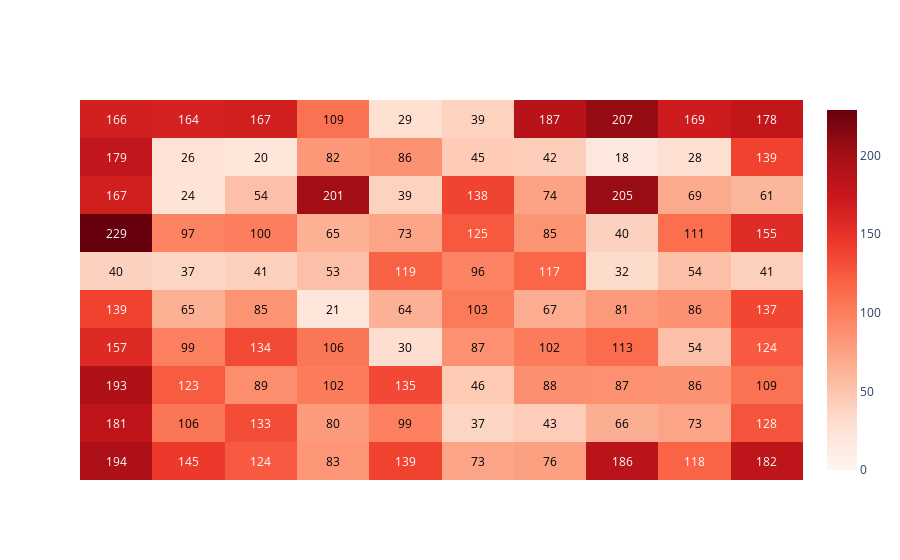

The notebook cell this image was saved under:
### Code cell
main_map = GEMA.Map(train_x_rsh,
                    10,
                    10000,
                    initial_lr=0.1,
                    initial_neighbourhood=0,
                    distance='euclidean',
                    use_decay=False,
                    normalization='none',
                    presentation='random',
                    weights='random')
main_classification = GEMA.Classification(main_map, train, tagged=1)
GEMA.Visualization.heat_map(main_classification)

### Figure 1 — Plotly figure (JSON) as saved in the notebook; plotly's stock layout.template omitted (floating-point values rounded to 4 significant figures)
{"data": [{"colorscale": [[0, "rgb(255,245,240)"], [0.125, "rgb(254,224,210)"], [0.25, "rgb(252,187,161)"], [0.375, "rgb(252,146,114)"], [0.5, "rgb(251,106,74)"], [0.625, "rgb(239,59,44)"], [0.75, "rgb(203,24,29)"], [0.875, "rgb(165,15,21)"], [1, "rgb(103,0,13)"]], "reversescale": false, "showscale": true, "type": "heatmap", "z": [[194, 145, 124, 83, 139, 73, 76, 186, 118, 182], [181, 106, 133, 80, 99, 37, 43, 66, 73, 128], [193, 123, 89, 102, 135, 46, 88, 87, 86, 109], [157, 99, 134, 106, 30, 87, 102, 113, 54, 124], [139, 65, 85, 21, 64, 103, 67, 81, 86, 137], [40, 37, 41, 53, 119, 96, 117, 32, 54, 41], [229, 97, 100, 65, 73, 125, 85, 40, 111, 155], [167, 24, 54, 201, 39, 138, 74, 205, 69, 61], [179, 26, 20, 82, 86, 45, 42, 18, 28, 139], [166, 164, 167, 109, 29, 39, 187, 207, 169, 178]], "zmax": 229, "zmin": 0}], "layout": {"annotations": [{"font": {"color": "#FFFFFF"}, "showarrow": false, "text": "194", "x": 0, "xref": "x", "y": 0, "yref": "y"}, {"font": {"color": "#FFFFFF"}, "showarrow": false, "text": "145", "x": 1, "xref": "x", "y": 0, "yref": "y"}, {"font": {"color": "#FFFFFF"}, "showarrow": false, "text": "124", "x": 2, "xref": "x", "y": 0, "yref": "y"}, {"font": {"color": "#000000"}, "showarrow": false, "text": "83", "x": 3, "xref": "x", "y": 0, "yref": "y"}, {"font": {"color": "#FFFFFF"}, "showarrow": false, "text": "139", "x": 4, "xref": "x", "y": 0, "yref": "y"}, {"font": {"color": "#000000"}, "showarrow": false, "text": "73", "x": 5, "xref": "x", "y": 0, "yref": "y"}, {"font": {"color": "#000000"}, "showarrow": false, "text": "76", "x": 6, "xref": "x", "y": 0, "yref": "y"}, {"font": {"color": "#FFFFFF"}, "showarrow": false, "text": "186", "x": 7, "xref": "x", "y": 0, "yref": "y"}, {"font": {"color": "#FFFFFF"}, "showarrow": false, "text": "118", "x": 8, "xref": "x", "y": 0, "yref": "y"}, {"font": {"color": "#FFFFFF"}, "showarrow": false, "text": "182", "x": 9, "xref": "x", "y": 0, "yref": "y"}, {"font": {"color": "#FFFFFF"}, "showarrow": false, "text": "181", "x": 0, "xref": "x", "y": 1, "yref": "y"}, {"font": {"color": "#000000"}, "showarrow": false, "text": "106", "x": 1, "xref": "x", "y": 1, "yref": "y"}, {"font": {"color": "#FFFFFF"}, "showarrow": false, "text": "133", "x": 2, "xref": "x", "y": 1, "yref": "y"}, {"font": {"color": "#000000"}, "showarrow": false, "text": "80", "x": 3, "xref": "x", "y": 1, "yref": "y"}, {"font": {"color": "#000000"}, "showarrow": false, "text": "99", "x": 4, "xref": "x", "y": 1, "yref": "y"}, {"font": {"color": "#000000"}, "showarrow": false, "text": "37", "x": 5, "xref": "x", "y": 1, "yref": "y"}, {"font": {"color": "#000000"}, "showarrow": false, "text": "43", "x": 6, "xref": "x", "y": 1, "yref": "y"}, {"font": {"color": "#000000"}, "showarrow": false, "text": "66", "x": 7, "xref": "x", "y": 1, "yref": "y"}, {"font": {"color": "#000000"}, "showarrow": false, "text": "73", "x": 8, "xref": "x", "y": 1, "yref": "y"}, {"font": {"color": "#FFFFFF"}, "showarrow": false, "text": "128", "x": 9, "xref": "x", "y": 1, "yref": "y"}, {"font": {"color": "#FFFFFF"}, "showarrow": false, "text": "193", "x": 0, "xref": "x", "y": 2, "yref": "y"}, {"font": {"color": "#FFFFFF"}, "showarrow": false, "text": "123", "x": 1, "xref": "x", "y": 2, "yref": "y"}, {"font": {"color": "#000000"}, "showarrow": false, "text": "89", "x": 2, "xref": "x", "y": 2, "yref": "y"}, {"font": {"color": "#000000"}, "showarrow": false, "text": "102", "x": 3, "xref": "x", "y": 2, "yref": "y"}, {"font": {"color": "#FFFFFF"}, "showarrow": false, "text": "135", "x": 4, "xref": "x", "y": 2, "yref": "y"}, {"font": {"color": "#000000"}, "showarrow": false, "text": "46", "x": 5, "xref": "x", "y": 2, "yref": "y"}, {"font": {"color": "#000000"}, "showarrow": false, "text": "88", "x": 6, "xref": "x", "y": 2, "yref": "y"}, {"font": {"color": "#000000"}, "showarrow": false, "text": "87", "x": 7, "xref": "x", "y": 2, "yref": "y"}, {"font": {"color": "#000000"}, "showarrow": false, "text": "86", "x": 8, "xref": "x", "y": 2, "yref": "y"}, {"font": {"color": "#000000"}, "showarrow": false, "text": "109", "x": 9, "xref": "x", "y": 2, "yref": "y"}, {"font": {"color": "#FFFFFF"}, "showarrow": false, "text": "157", "x": 0, "xref": "x", "y": 3, "yref": "y"}, {"font": {"color": "#000000"}, "showarrow": false, "text": "99", "x": 1, "xref": "x", "y": 3, "yref": "y"}, {"font": {"color": "#FFFFFF"}, "showarrow": false, "text": "134", "x": 2, "xref": "x", "y": 3, "yref": "y"}, {"font": {"color": "#000000"}, "showarrow": false, "text": "106", "x": 3, "xref": "x", "y": 3, "yref": "y"}, {"font": {"color": "#000000"}, "showarrow": false, "text": "30", "x": 4, "xref": "x", "y": 3, "yref": "y"}, {"font": {"color": "#000000"}, "showarrow": false, "text": "87", "x": 5, "xref": "x", "y": 3, "yref": "y"}, {"font": {"color": "#000000"}, "showarrow": false, "text": "102", "x": 6, "xref": "x", "y": 3, "yref": "y"}, {"font": {"color": "#000000"}, "showarrow": false, "text": "113", "x": 7, "xref": "x", "y": 3, "yref": "y"}, {"font": {"color": "#000000"}, "showarrow": false, "text": "54", "x": 8, "xref": "x", "y": 3, "yref": "y"}, {"font": {"color": "#FFFFFF"}, "showarrow": false, "text": "124", "x": 9, "xref": "x", "y": 3, "yref": "y"}, {"font": {"color": "#FFFFFF"}, "showarrow": false, "text": "139", "x": 0, "xref": "x", "y": 4, "yref": "y"}, {"font": {"color": "#000000"}, "showarrow": false, "text": "65", "x": 1, "xref": "x", "y": 4, "yref": "y"}, {"font": {"color": "#000000"}, "showarrow": false, "text": "85", "x": 2, "xref": "x", "y": 4, "yref": "y"}, {"font": {"color": "#000000"}, "showarrow": false, "text": "21", "x": 3, "xref": "x", "y": 4, "yref": "y"}, {"font": {"color": "#000000"}, "showarrow": false, "text": "64", "x": 4, "xref": "x", "y": 4, "yref": "y"}, {"font": {"color": "#000000"}, "showarrow": false, "text": "103", "x": 5, "xref": "x", "y": 4, "yref": "y"}, {"font": {"color": "#000000"}, "showarrow": false, "text": "67", "x": 6, "xref": "x", "y": 4, "yref": "y"}, {"font": {"color": "#000000"}, "showarrow": false, "text": "81", "x": 7, "xref": "x", "y": 4, "yref": "y"}, {"font": {"color": "#000000"}, "showarrow": false, "text": "86", "x": 8, "xref": "x", "y": 4, "yref": "y"}, {"font": {"color": "#FFFFFF"}, "showarrow": false, "text": "137", "x": 9, "xref": "x", "y": 4, "yref": "y"}, {"font": {"color": "#000000"}, "showarrow": false, "text": "40", "x": 0, "xref": "x", "y": 5, "yref": "y"}, {"font": {"color": "#000000"}, "showarrow": false, "text": "37", "x": 1, "xref": "x", "y": 5, "yref": "y"}, {"font": {"color": "#000000"}, "showarrow": false, "text": "41", "x": 2, "xref": "x", "y": 5, "yref": "y"}, {"font": {"color": "#000000"}, "showarrow": false, "text": "53", "x": 3, "xref": "x", "y": 5, "yref": "y"}, {"font": {"color": "#FFFFFF"}, "showarrow": false, "text": "119", "x": 4, "xref": "x", "y": 5, "yref": "y"}, {"font": {"color": "#000000"}, "showarrow": false, "text": "96", "x": 5, "xref": "x", "y": 5, "yref": "y"}, {"font": {"color": "#FFFFFF"}, "showarrow": false, "text": "117", "x": 6, "xref": "x", "y": 5, "yref": "y"}, {"font": {"color": "#000000"}, "showarrow": false, "text": "32", "x": 7, "xref": "x", "y": 5, "yref": "y"}, {"font": {"color": "#000000"}, "showarrow": false, "text": "54", "x": 8, "xref": "x", "y": 5, "yref": "y"}, {"font": {"color": "#000000"}, "showarrow": false, "text": "41", "x": 9, "xref": "x", "y": 5, "yref": "y"}, {"font": {"color": "#FFFFFF"}, "showarrow": false, "text": "229", "x": 0, "xref": "x", "y": 6, "yref": "y"}, {"font": {"color": "#000000"}, "showarrow": false, "text": "97", "x": 1, "xref": "x", "y": 6, "yref": "y"}, {"font": {"color": "#000000"}, "showarrow": false, "text": "100", "x": 2, "xref": "x", "y": 6, "yref": "y"}, {"font": {"color": "#000000"}, "showarrow": false, "text": "65", "x": 3, "xref": "x", "y": 6, "yref": "y"}, {"font": {"color": "#000000"}, "showarrow": false, "text": "73", "x": 4, "xref": "x", "y": 6, "yref": "y"}, {"font": {"color": "#FFFFFF"}, "showarrow": false, "text": "125", "x": 5, "xref": "x", "y": 6, "yref": "y"}, {"font": {"color": "#000000"}, "showarrow": false, "text": "85", "x": 6, "xref": "x", "y": 6, "yref": "y"}, {"font": {"color": "#000000"}, "showarrow": false, "text": "40", "x": 7, "xref": "x", "y": 6, "yref": "y"}, {"font": {"color": "#000000"}, "showarrow": false, "text": "111", "x": 8, "xref": "x", "y": 6, "yref": "y"}, {"font": {"color": "#FFFFFF"}, "showarrow": false, "text": "155", "x": 9, "xref": "x", "y": 6, "yref": "y"}, {"font": {"color": "#FFFFFF"}, "showarrow": false, "text": "167", "x": 0, "xref": "x", "y": 7, "yref": "y"}, {"font": {"color": "#000000"}, "showarrow": false, "text": "24", "x": 1, "xref": "x", "y": 7, "yref": "y"}, {"font": {"color": "#000000"}, "showarrow": false, "text": "54", "x": 2, "xref": "x", "y": 7, "yref": "y"}, {"font": {"color": "#FFFFFF"}, "showarrow": false, "text": "201", "x": 3, "xref": "x", "y": 7, "yref": "y"}, {"font": {"color": "#000000"}, "showarrow": false, "text": "39", "x": 4, "xref": "x", "y": 7, "yref": "y"}, {"font": {"color": "#FFFFFF"}, "showarrow": false, "text": "138", "x": 5, "xref": "x", "y": 7, "yref": "y"}, {"font": {"color": "#000000"}, "showarrow": false, "text": "74", "x": 6, "xref": "x", "y": 7, "yref": "y"}, {"font": {"color": "#FFFFFF"}, "showarrow": false, "text": "205", "x": 7, "xref": "x", "y": 7, "yref": "y"}, {"font": {"color": "#000000"}, "showarrow": false, "text": "69", "x": 8, "xref": "x", "y": 7, "yref": "y"}, {"font": {"color": "#000000"}, "showarrow": false, "text": "61", "x": 9, "xref": "x", "y": 7, "yref": "y"}, {"font": {"color": "#FFFFFF"}, "showarrow": false, "text": "179", "x": 0, "xref": "x", "y": 8, "yref": "y"}, {"font": {"color": "#000000"}, "showarrow": false, "text": "26", "x": 1, "xref": "x", "y": 8, "yref": "y"}, {"font": {"color": "#000000"}, "showarrow": false, "text": "20", "x": 2, "xref": "x", "y": 8, "yref": "y"}, {"font": {"color": "#000000"}, "showarrow": false, "text": "82", "x": 3, "xref": "x", "y": 8, "yref": "y"}, {"font": {"color": "#000000"}, "showarrow": false, "text": "86", "x": 4, "xref": "x", "y": 8, "yref": "y"}, {"font": {"color": "#000000"}, "showarrow": false, "text": "45", "x": 5, "xref": "x", "y": 8, "yref": "y"}, {"font": {"color": "#000000"}, "showarrow": false, "text": "42", "x": 6, "xref": "x", "y": 8, "yref": "y"}, {"font": {"color": "#000000"}, "showarrow": false, "text": "18", "x": 7, "xref": "x", "y": 8, "yref": "y"}, {"font": {"color": "#000000"}, "showarrow": false, "text": "28", "x": 8, "xref": "x", "y": 8, "yref": "y"}, {"font": {"color": "#FFFFFF"}, "showarrow": false, "text": "139", "x": 9, "xref": "x", "y": 8, "yref": "y"}, {"font": {"color": "#FFFFFF"}, "showarrow": false, "text": "166", "x": 0, "xref": "x", "y": 9, "yref": "y"}, {"font": {"color": "#FFFFFF"}, "showarrow": false, "text": "164", "x": 1, "xref": "x", "y": 9, "yref": "y"}, {"font": {"color": "#FFFFFF"}, "showarrow": false, "text": "167", "x": 2, "xref": "x", "y": 9, "yref": "y"}, {"font": {"color": "#000000"}, "showarrow": false, "text": "109", "x": 3, "xref": "x", "y": 9, "yref": "y"}, {"font": {"color": "#000000"}, "showarrow": false, "text": "29", "x": 4, "xref": "x", "y": 9, "yref": "y"}, {"font": {"color": "#000000"}, "showarrow": false, "text": "39", "x": 5, "xref": "x", "y": 9, "yref": "y"}, {"font": {"color": "#FFFFFF"}, "showarrow": false, "text": "187", "x": 6, "xref": "x", "y": 9, "yref": "y"}, {"font": {"color": "#FFFFFF"}, "showarrow": false, "text": "207", "x": 7, "xref": "x", "y": 9, "yref": "y"}, {"font": {"color": "#FFFFFF"}, "showarrow": false, "text": "169", "x": 8, "xref": "x", "y": 9, "yref": "y"}, {"font": {"color": "#FFFFFF"}, "showarrow": false, "text": "178", "x": 9, "xref": "x", "y": 9, "yref": "y"}], "xaxis": {"gridcolor": "rgb(0, 0, 0)", "showticklabels": false, "side": "top", "ticks": ""}, "yaxis": {"showticklabels": false, "ticks": "", "ticksuffix": "  "}}}
